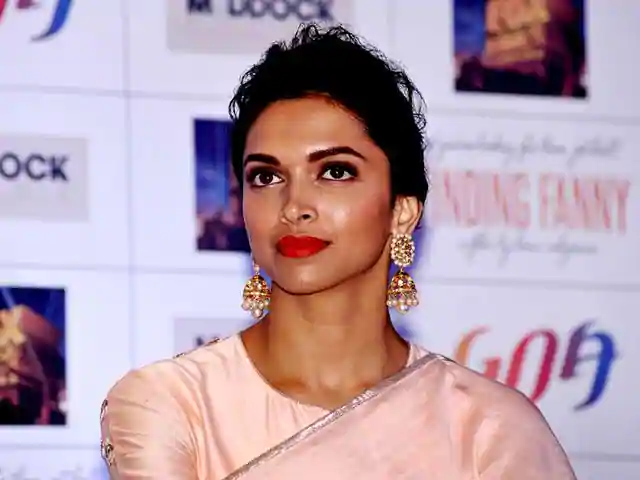
#> input picture deepika.jpg, 640 x 480 px, found by its file name
$ python Face_Detection.py
#> lines starting #> are read from the running program, lines starting #| are printed output that depends on the picture; after the words box and inside, x2 and y2 are one past the last pixel; in counts of white or black regions, pixels touching at a corner belong together
import cv2

#Create a CascadeClassifier Object
face_cascade = cv2.CascadeClassifier("haarcascade_frontalface_default.xml")

#Reading the image as it is
img = cv2.imread("C://Users//CSUFTitan//Documents//Languages//FaceDetectorandMotionDectectorUsingOpenCV//deepika.jpg", 1)
#> img is the input picture: shape (480, 640, 3); mean B, G, R 173.1, 160.2, 183.9

#Reading the image as it is
#img = cv2.imread("I.jpeg")

#Reading the image as gray scale image
gray_img = cv2.cvtColor(img, cv2.COLOR_BGR2GRAY)
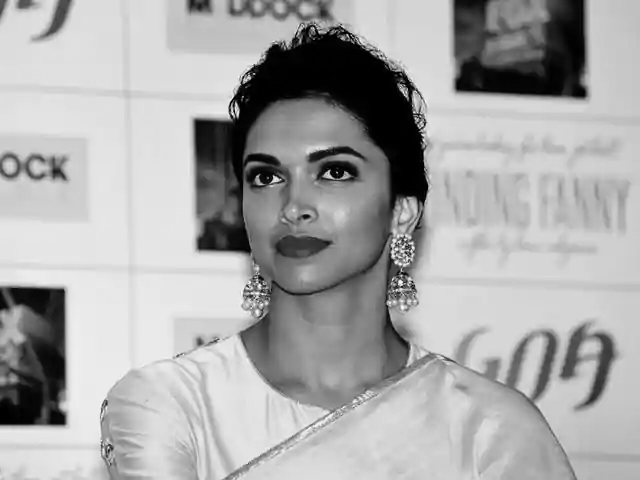
#> gray_img: shape (480, 640); min 0, max 255, mean 168.7

#Search the coordinates of the image
faces = face_cascade.detectMultiScale(gray_img, scaleFactor=1.05, minNeighbors=5)
#> faces = [[209, 101, 191, 191]]

print(type(faces))
#| <class 'numpy.ndarray'>
print(faces)
#| [[209 101 191 191]]

for x,y,w,h in faces:
    img =cv2.rectangle(img, (x,y), (x+w, y+h), (0,255,0),2)
#> this loop made 1 pass
#> pass 1, `img =cv2.rectangle(img, (x,y), (x+w, y+h), (0,255,0),2)`:
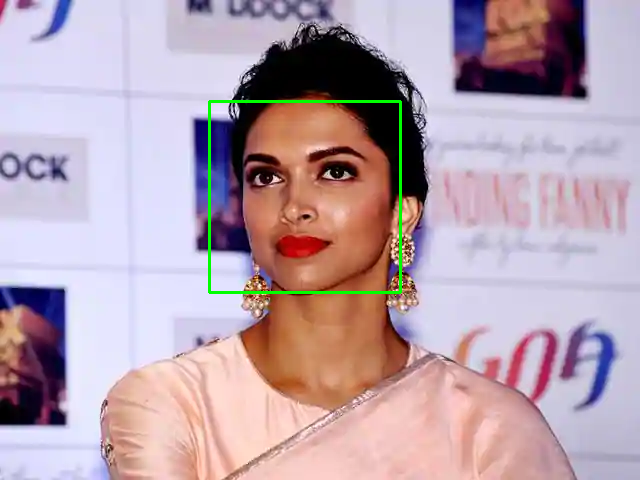
#> img: shape (480, 640, 3); 0.74% of pixels changed, all inside (x1, y1, x2, y2) = (208, 100, 402, 294)

#Resizing the image
resized = cv2.resize(img, (int(img.shape[1]/3), int(img.shape[0]/3)))
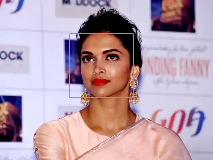
#> resized: shape (160, 213, 3); mean B, G, R 172.5, 161.5, 183.1
#Displaying the image
cv2.imshow("Kirti", resized)
cv2.waitKey(0)

cv2.destroyAllWindows()
